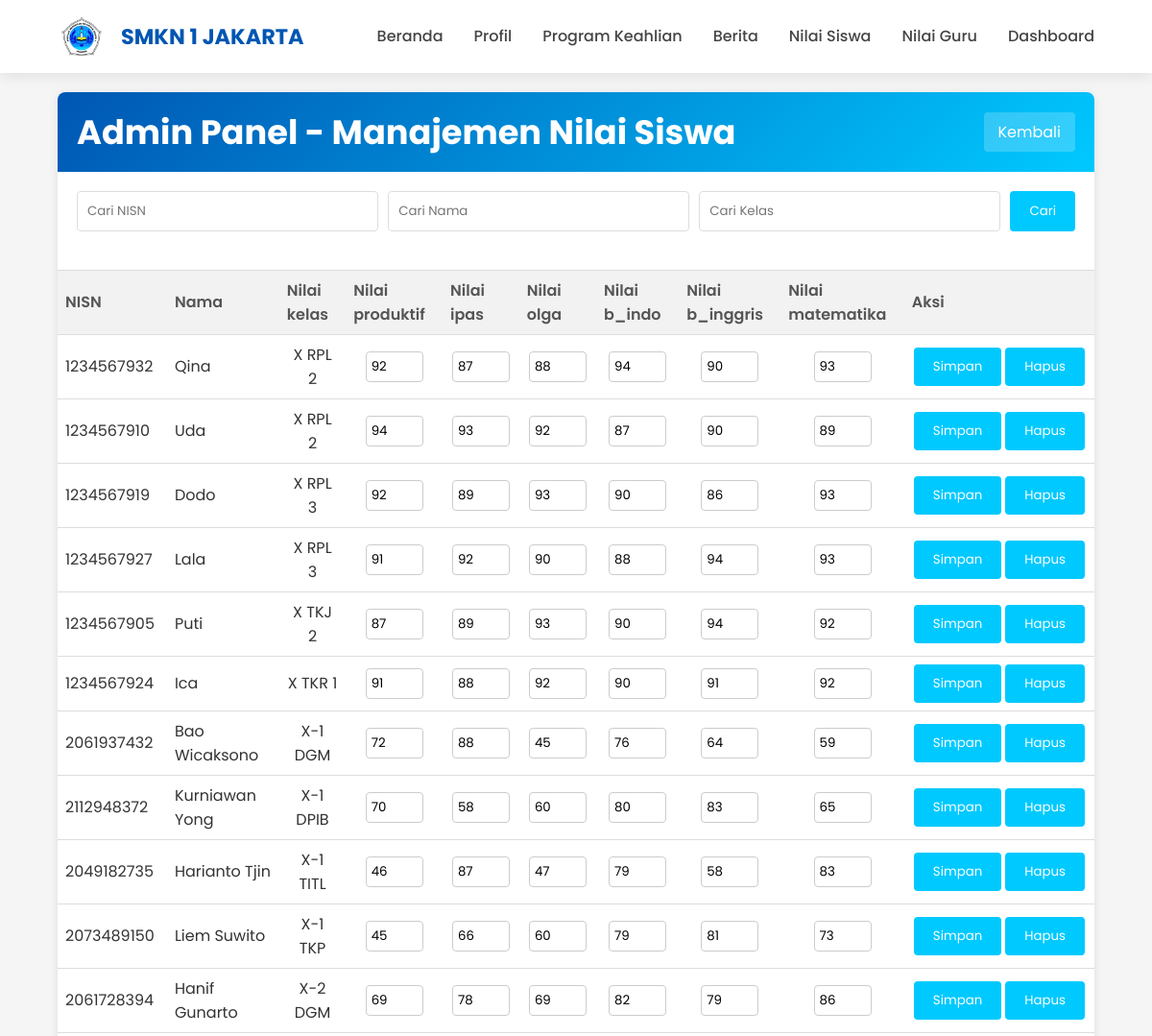
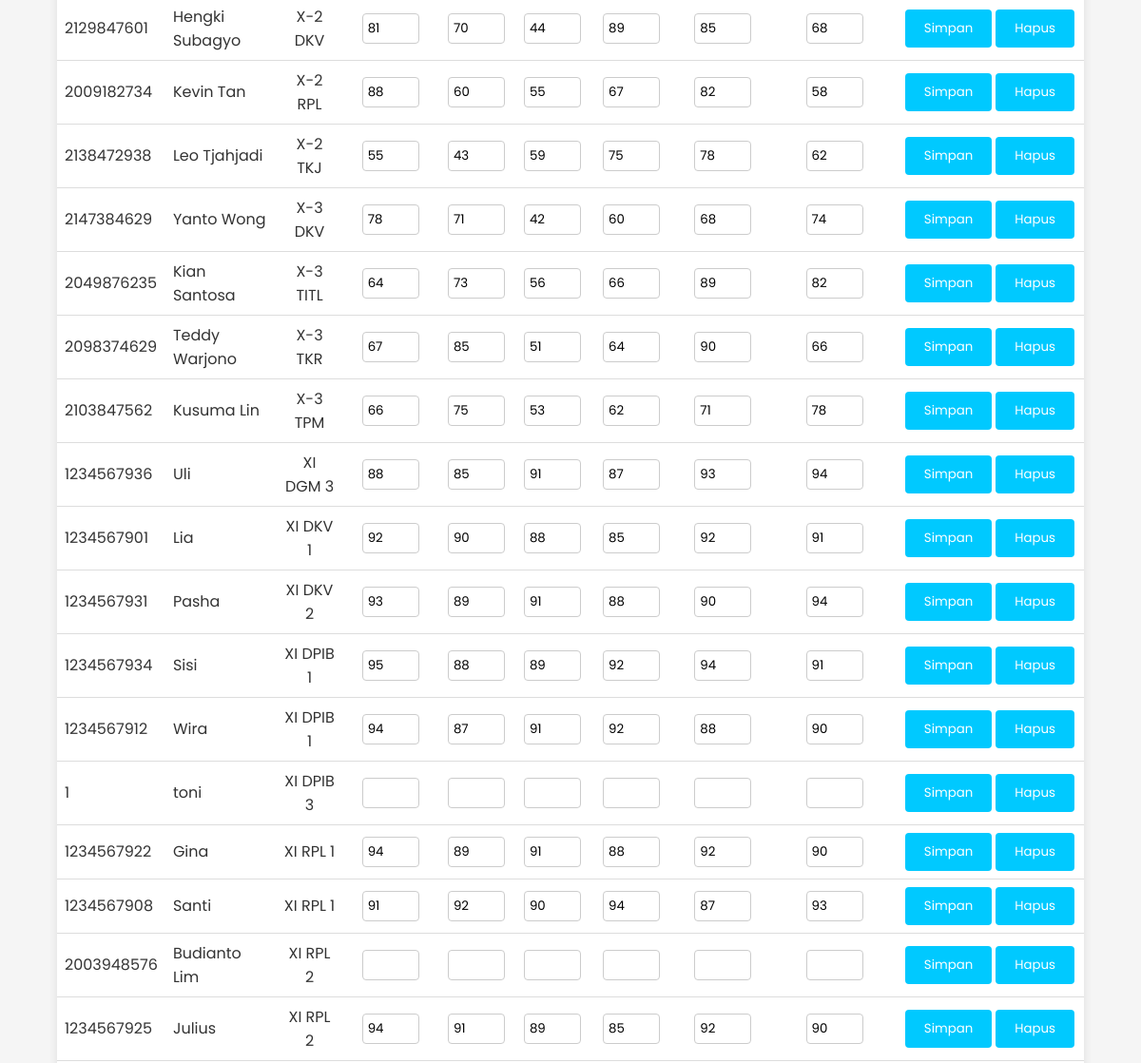
The page /nilaiguru2.php (signed in, upper part) on the database as committed earlier (2 pictures, top to bottom).
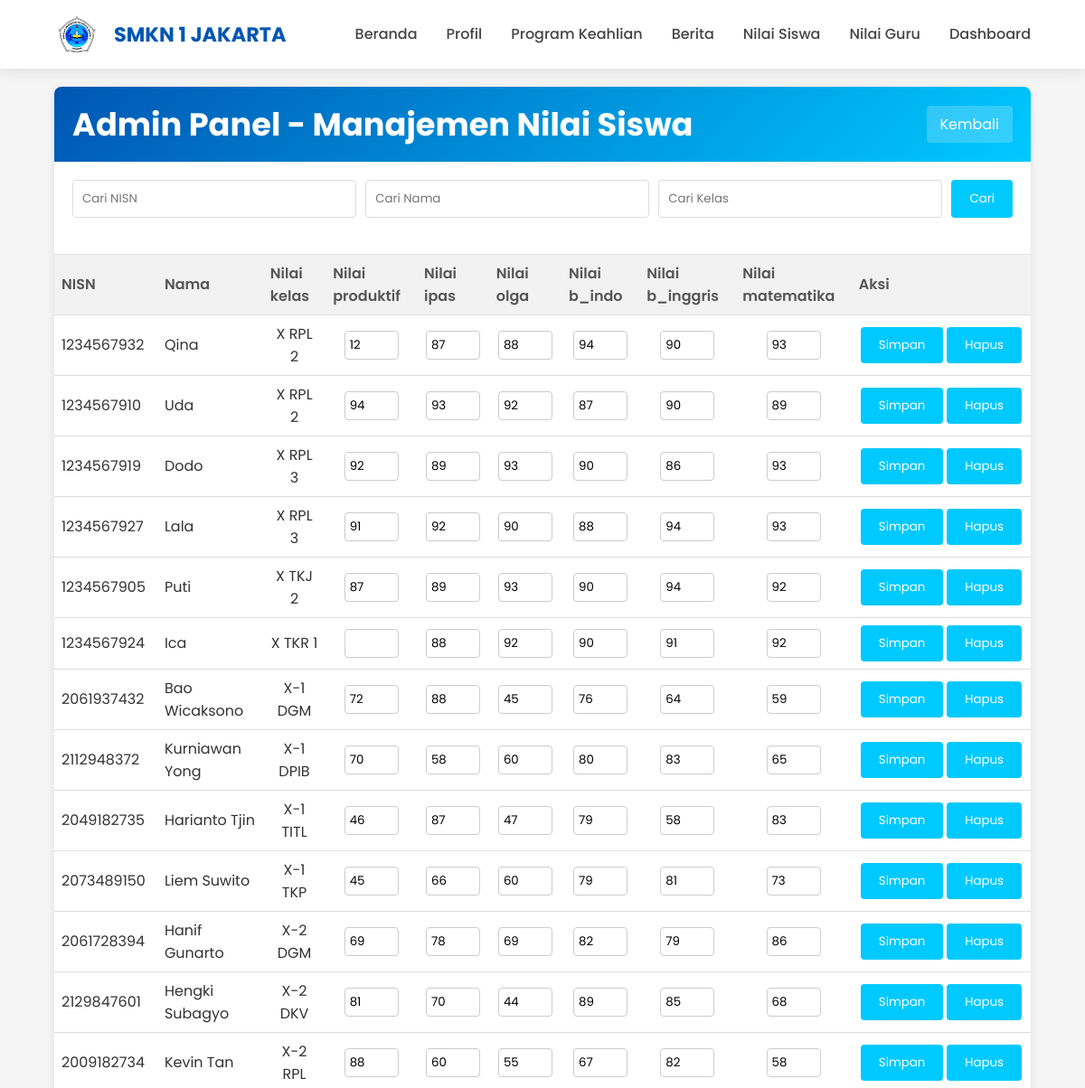
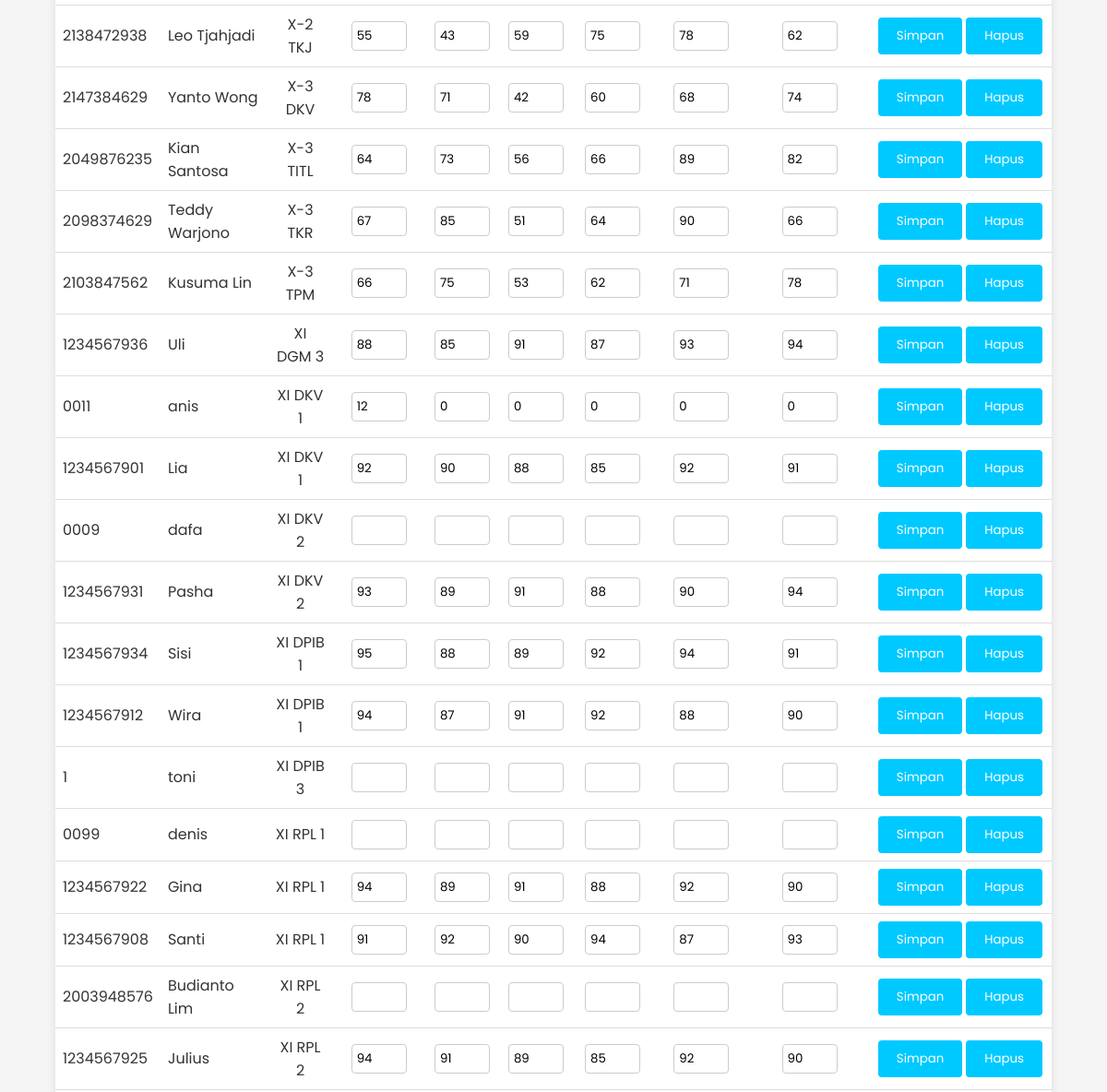
The same page on the database as committed later (2 pictures, top to bottom).
### tables this page shows
CREATE TABLE `siswa` (
  `nisn` varchar(200) NOT NULL,
  `nama` varchar(200) NOT NULL,
  `kelas` varchar(200) NOT NULL,
  `password` varchar(200) NOT NULL
);

CREATE TABLE `nilaisiswa` (
  `nama` varchar(200) NOT NULL,
  `kelas` varchar(11) NOT NULL,
  `produktif` varchar(11) NOT NULL,
  `ipas` int(11) NOT NULL,
  `olga` int(11) NOT NULL,
  `b_indo` int(11) NOT NULL,
  `b_inggris` int(11) NOT NULL,
  `matematika` int(11) NOT NULL
);

### nilaiguru2.php (the view, shortened to what the changed rows need)
<?php
include 'config.php';
$subject_columns = [];
$columns_query = "SHOW COLUMNS FROM nilaisiswa";
$columns_result = mysqli_query($db, $columns_query);
if ($columns_result) {
    while ($column = mysqli_fetch_assoc($columns_result)) {
        if (!in_array($column['Field'], ['id', 'nama'])) {
            $subject_columns[] = $column['Field'];
        }
    }
}
?>
<!DOCTYPE html>
<html>
<head>
    <link rel="stylesheet" href="https://cdnjs.cloudflare.com/ajax/libs/font-awesome/6.0.0/css/all.min.css">
    <link rel="stylesheet" href="css/nilaiguru.css?v=2">
</head>
<body>
    <nav>
        <div class="logname" id="nav" href="nilaisiswa">
            <h1>SMKN 1 JAKARTA</h1>
        </div>
    </nav>
    <div class="container">
        <div class="header">
            <h1>Admin Panel - Manajemen Nilai Siswa</h1>
        </div>
        <?php if (count($subject_columns) > 0): ?>
            <div style="overflow-x: auto;">
                <table>
                    <thead>
                        <tr>
                            <th>NISN</th>
                            <th>Nama</th>
                            <?php foreach ($subject_columns as $column): ?>
                                <th>Nilai <?= htmlspecialchars($column) ?></th>
                            <?php endforeach; ?>
                            <th>Aksi</th>
                        </tr>
                    </thead>
                    <tbody>
                        <?php
                        $where_clause = "1=1";
                        $query = "SELECT * FROM siswa WHERE $where_clause ORDER BY kelas ASC, nama ASC";
                        $hasil = mysqli_query($db, $query);
                        if ($hasil && mysqli_num_rows($hasil) > 0) {
                            while ($baris = mysqli_fetch_assoc($hasil)) {
                                $nisn = $baris['nisn'];
                                $nama = $baris['nama'];
                                echo "<form method='post'>";
                                echo "<tr>";
                                echo "<td>$nisn</td>";
                                echo "<td>$nama</td>";
                                $query_nilai = "SELECT * FROM nilaisiswa WHERE nama = '" . mysqli_real_escape_string($db, $nama) . "'";
                                $result_nilai = mysqli_query($db, $query_nilai);
                                $nilai_siswa = [];
                                if ($result_nilai && mysqli_num_rows($result_nilai) > 0) {
                                    $nilai_siswa = mysqli_fetch_assoc($result_nilai);
                                }
                                foreach ($subject_columns as $column) {
                                    $nilai_sekarang = isset($nilai_siswa[$column]) ? $nilai_siswa[$column] : '';
                                    echo "<td class='nilai-cell'>";
                                    if ($column === "kelas") {
                                        echo htmlspecialchars($baris['kelas']);
                                    } else {
                                        echo "<input type='number' name='nilai[$column]' min='0' max='100' value='$nilai_sekarang'>";
                                    }
                                    echo "</td>";
                                }
                                echo "<td class='action-cell'>";
                                echo "<button type='submit' name='update_nilai' class='btn-save'>Simpan</button>";
                                echo "<button type='submit' name='hapus' class='btn-delete' onclick='return confirm(\"Yakin ingin menghapus nilai siswa ini?\")'>Hapus</button>";
                                echo "</td>";
                                echo "</tr>";
                                echo "</form>";
                            }
                        } else {
                            echo "<tr><td colspan='" . (3 + count($subject_columns)) . "'>Tidak ada data yang ditemukan.</td></tr>";
                        }
                        ?>
                    </tbody>
                </table>
            </div>
        <?php else: ?>
            <div class="info-message">
                Tambahkan mata pelajaran terlebih dahulu untuk mengelola nilai siswa.
            </div>
        <?php endif; ?>
    </div>
</body>
</html>

Rows that differ between the two databases and show on the page:
changed through a linked row, siswa "Qina": produktif "92" → "12"
shown differently, row unchanged: siswa "Ica": produktif "91" → (not shown)
added siswa: nisn "0011", nama "anis", kelas "XI DKV 1", produktif "12", ipas "0", olga "0", b_indo "0", b_inggris "0", matematika "0"
added siswa: nisn "0009", nama "dafa", kelas "XI DKV 2"
added siswa: nisn "0099", nama "denis", kelas "XI RPL 1"
